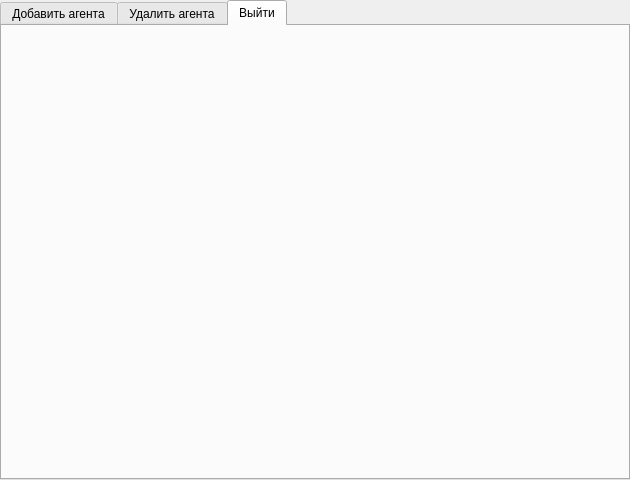
<?xml version="1.0" encoding="UTF-8"?>
<ui version="4.0">
 <class>AdminWindow</class>
 <widget class="QWidget" name="AdminWindow">
  <property name="geometry">
   <rect>
    <x>0</x>
    <y>0</y>
    <width>630</width>
    <height>480</height>
   </rect>
  </property>
  <property name="minimumSize">
   <size>
    <width>630</width>
    <height>480</height>
   </size>
  </property>
  <property name="maximumSize">
   <size>
    <width>630</width>
    <height>480</height>
   </size>
  </property>
  <property name="windowTitle">
   <string>Домашнее окно администратора</string>
  </property>
  <property name="windowIcon">
   <iconset resource="res.qrc">
    <normaloff>:/icons/book_text.svg</normaloff>:/icons/book_text.svg</iconset>
  </property>
  <widget class="QTabWidget" name="tabWidget">
   <property name="geometry">
    <rect>
     <x>0</x>
     <y>0</y>
     <width>630</width>
     <height>480</height>
    </rect>
   </property>
   <property name="minimumSize">
    <size>
     <width>630</width>
     <height>480</height>
    </size>
   </property>
   <property name="maximumSize">
    <size>
     <width>630</width>
     <height>480</height>
    </size>
   </property>
   <property name="currentIndex">
    <number>2</number>
   </property>
   <widget class="QWidget" name="tab">
    <attribute name="title">
     <string>Добавить агента</string>
    </attribute>
    <widget class="QWidget" name="layoutWidget">
     <property name="geometry">
      <rect>
       <x>10</x>
       <y>40</y>
       <width>361</width>
       <height>321</height>
      </rect>
     </property>
     <layout class="QVBoxLayout" name="verticalLayout">
      <item>
       <widget class="QLineEdit" name="surnameLineEdit">
        <property name="placeholderText">
         <string>Фамилия</string>
        </property>
       </widget>
      </item>
      <item>
       <widget class="QLineEdit" name="nameLineEdit">
        <property name="placeholderText">
         <string>Имя</string>
        </property>
       </widget>
      </item>
      <item>
       <widget class="QLineEdit" name="patronymicLineEdit">
        <property name="placeholderText">
         <string>Отчество</string>
        </property>
       </widget>
      </item>
      <item>
       <widget class="QLineEdit" name="phoneLineEdit">
        <property name="placeholderText">
         <string>Номер телефона</string>
        </property>
       </widget>
      </item>
      <item>
       <widget class="QPushButton" name="addAgentButton">
        <property name="text">
         <string>Добавить</string>
        </property>
       </widget>
      </item>
     </layout>
    </widget>
   </widget>
   <widget class="QWidget" name="tab_2">
    <attribute name="title">
     <string>Удалить агента</string>
    </attribute>
    <layout class="QGridLayout" name="gridLayout_2">
     <item row="0" column="0">
      <widget class="QTableWidget" name="agentsViewTable">
       <column>
        <property name="text">
         <string>id</string>
        </property>
       </column>
       <column>
        <property name="text">
         <string>Фамилия</string>
        </property>
       </column>
       <column>
        <property name="text">
         <string>Имя</string>
        </property>
       </column>
       <column>
        <property name="text">
         <string>Отчество</string>
        </property>
       </column>
       <column>
        <property name="text">
         <string>Телефон</string>
        </property>
       </column>
      </widget>
     </item>
     <item row="0" column="1">
      <widget class="QPushButton" name="refreshButton">
       <property name="text">
        <string/>
       </property>
       <property name="icon">
        <iconset resource="res.qrc">
         <normaloff>:/icons/refresh_alt.svg</normaloff>:/icons/refresh_alt.svg</iconset>
       </property>
      </widget>
     </item>
     <item row="1" column="1">
      <widget class="QPushButton" name="deleteButton">
       <property name="text">
        <string/>
       </property>
       <property name="icon">
        <iconset resource="res.qrc">
         <normaloff>:/icons/cross_circle.svg</normaloff>:/icons/cross_circle.svg</iconset>
       </property>
      </widget>
     </item>
    </layout>
   </widget>
   <widget class="QWidget" name="tab_3">
    <attribute name="title">
     <string>Выйти</string>
    </attribute>
   </widget>
  </widget>
 </widget>
 <resources>
  <include location="res.qrc"/>
 </resources>
 <connections/>
</ui>
